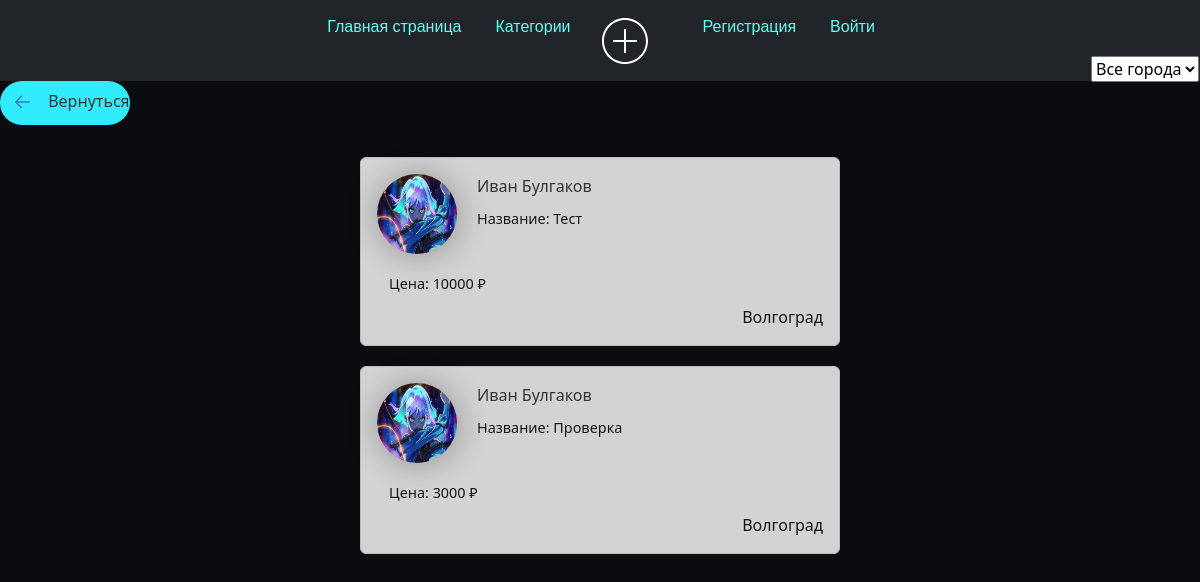
/tasks/, run on the app's committed database.
### tasks_app_user/models.py (models this page shows, shortened)
class Articles(models.Model):
    title = models.CharField("Название Задания", max_length=35)
    anons = models.CharField("О задании", max_length=25)
    phope = models.CharField('Телефон для связи с вами', max_length=11)
    prise = models.CharField('Цена', max_length=15)
    full_text = models.TextField("Задания")
    data = models.DateTimeField(auto_now_add=True)
    user_name = models.CharField("User_name", max_length=15, )
    author = models.ForeignKey(User, on_delete=models.CASCADE, null=True)  # Внешний ключ к пользователю
    category = models.ForeignKey(Category, on_delete=models.SET_NULL, null=True)
    class Meta:
        verbose_name = "Задания"
        verbose_name_plural = "Задании"

### user_profile/models.py (models this page shows, shortened)
class Profile(models.Model):
    user = models.OneToOneField(User, null=True, blank=True, on_delete=models.CASCADE)
    first_name = models.CharField(max_length=100)
    last_name = models.CharField(max_length=100)
    email = models.EmailField()
    telegram_url = models.URLField(blank=True, null=True)
    youtube_url = models.URLField(blank=True, null=True)
    vk_url = models.URLField(blank=True, null=True)
    profile_picture = models.ImageField("Изображения", default="profile_pictures/default_profile_picture.jpg",
                                        null=True,
                                        blank=True, upload_to='media/profile_pictures')
    city = models.CharField(max_length=100)

### tasks_app_user/views.py (the view)
# urls.py: path('', views.tasks_home, name='tasks_home'),
def tasks_home(request):
    category = request.GET.get('category')  # Получаем категорию из параметра запроса
    unique_cities = Profile.objects.values_list('city', flat=True).distinct()
    if category:
        tasks_all = Articles.objects.filter(category__name=category).order_by('-data')
    else:
        tasks_all = Articles.objects.order_by('-data')
    unique_cities = [city for city in unique_cities if city is not None]
    categories = Category.objects.all()
    context = {
        'tasks_all': tasks_all,
        'unique_cities': unique_cities,
        'categories': categories,
    }
    return render(request, 'tasks_app_user/tasks_home.html', context)

### tasks_app_user/templates/tasks_app_user/tasks_home.html (shortened to what this page needs)
{% extends 'tasks_app/layout.html' %}
{% block content %}
<div class="col">
    <a class="arrow-3" href="{% url 'category' %}">
    Вернуться
</a>
</div>
<div class="features">
    <form method="GET">
        <div>
            <select id="city_filter" name="city" onchange="filterTasks(this.value)" style="position: absolute; top: 56px; right: 1px;">
                <option value="">Все города</option>
            </select>
        </div>
    </form>
    <div id="tasks-container">
        {% if tasks_all %}
            {% for el in tasks_all %}
                <div class="alert alert-dark" onclick="window.location.href='{% url 'details_tasks' el.id %}'" style="cursor: pointer;">
                <div class="img_pod">
                    <a href="{% url 'user_profile' el.author.id %}">
                        <img class="profile-pic" src="{{ el.author.profile.profile_picture.url }}" alt="Profile Picture">
                    </a>
                </div>
                <a href="{% url 'user_profile' el.author.id %}">{{ el.author.profile.first_name }} {{ el.author.profile.last_name }}</a>
                <h3>Название: {{ el.title }}</h3><br>
                <h4>Цена: {{ el.prise }} ₽</h4>
                <div class="city" align="right">{{ el.author.profile.city }}</div>
             </div>
            {% endfor %}
        {% endif %}
    </div>
</div>
{% endblock %}

### tasks_app/static/tasks_app/css/tasks_app.css (style rules this page uses)
html, body { width: 100%; height:100%; }
body { background: #0B0C10; }
.features { padding: 1em; padding: 1em; width: 70%; margin: auto; text-align: center; box-sizing: content-box; }

### tasks_app_user/templates/tasks_app_user/tasks_home.html (style rules this page uses)
.features { padding: 1em; width: 40%; margin: auto; border-radius: 10px; text-align: left; box-sizing: content-box; }
.img_pod { float: left; margin-right: 20px; width: 80px; height: 80px; background: linear-gradient(90deg, #ff9966, #ff5e62); border-radius: 50%; box-shadow: 1px 1px 2rem rgba(0, 0, 0, 0.3); }
.profile-pic { width: 100%; height: 100%; border-radius: 50%; }
h3, h4, p { font-size: 0.9rem; margin: 12px; }
a { text-decoration: none; color: #333; }
.alert { margin-bottom: 20px; }
.arrow-3 .arrow-3-icon { position: relative; top: -1px; transition: transform 0.3s ease; vertical-align: middle; transform: rotate(180deg); margin: 6px; }
.col { background: #31ecff; width: 130px; border-radius: 50px; }

### data on the page
Articles: author.profile.profile_picture (picture), author.profile.first_name "Иван", author.profile.last_name "Булгаков", title "Тест", prise "10000", author.profile.city "Волгоград"
Articles: author.profile.profile_picture (picture), author.profile.first_name "Иван", author.profile.last_name "Булгаков", title "Проверка", prise "3000", author.profile.city "Волгоград"
